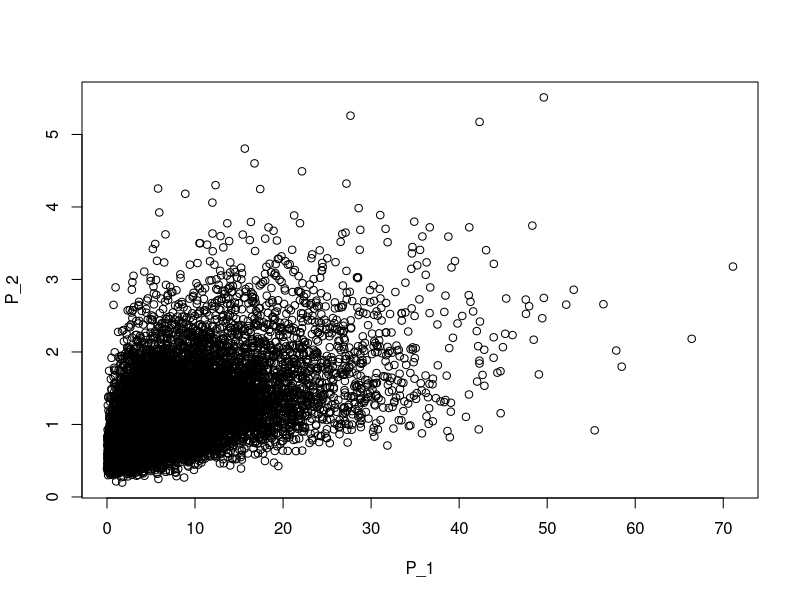
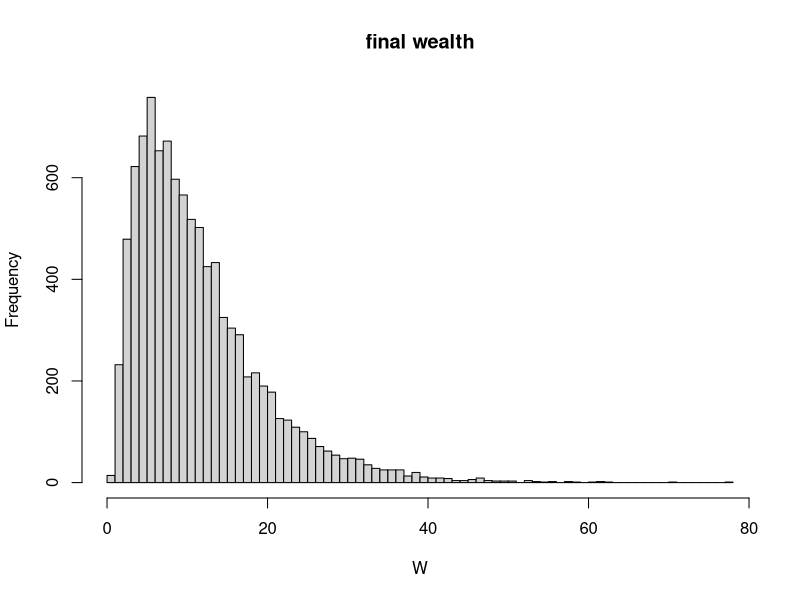
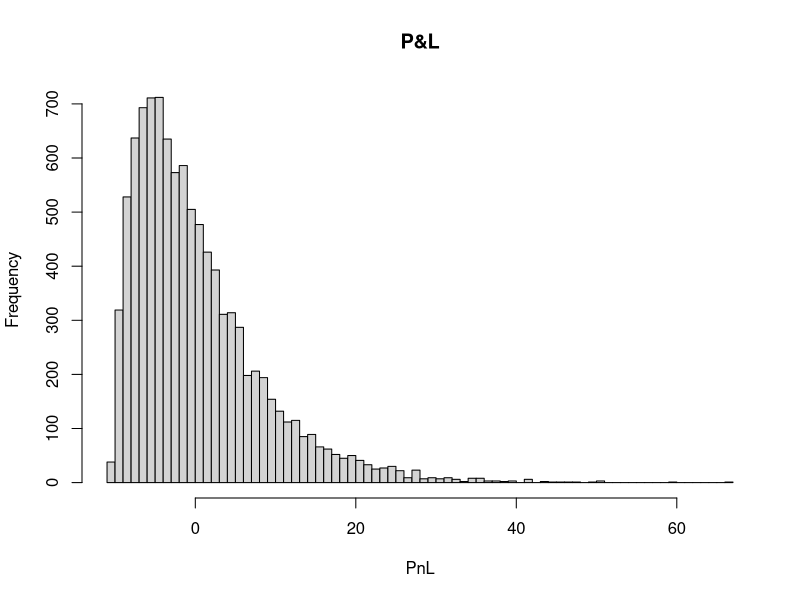
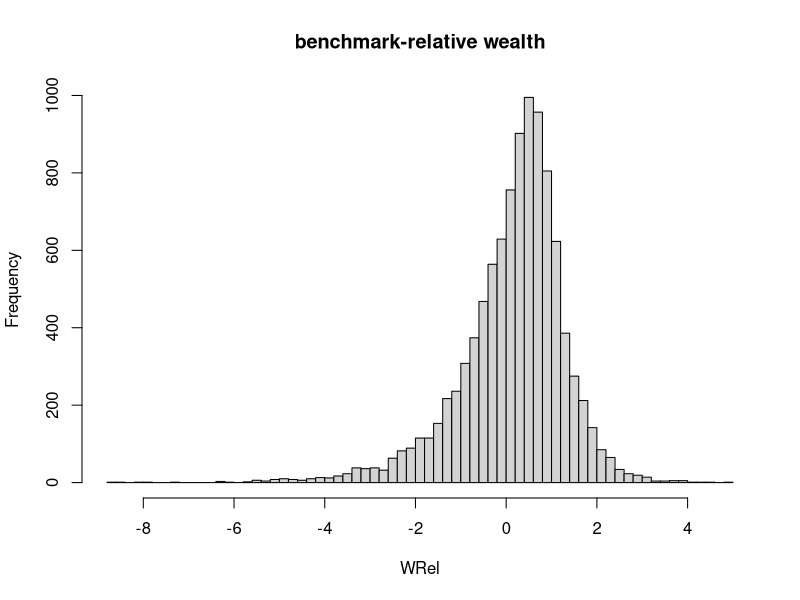

Write the R code that produced these figures, in order.
library(mvtnorm);
#' This script familiarizes the users with the objectives of different investors in a highly 
#' non-normal bi-variate  market of securities, as described in A. Meucci,"Risk and Asset 
#' Allocation",Springer, 2005,  Chapter 5.  
#'
#' @references
#' \url{http://symmys.com/node/170}
#' See Meucci's script for "S_InvestorsObjective.m"
#
#' @author Xavier Valls \email{flamejat@@gmail.com}

##################################################################################################################
### Parameters of first marginal
nu_1 = 3;
s2_1 = 3;

# parameters of second marginal
mu_2 = 0.1;
s2_2 = 0.2;

# correlation in normal copula
r = 0.5;

# number of simulations
J = 10000;  

# portfolio allocation
a = matrix(c( 1, 2 ));

# benchmark allocation
b = matrix( c( 2, 1 )); 

##################################################################################################################
### Compute current prices
p_1 = nu_1 * s2_1;
p_2 = exp( mu_2 + 0.5 * s2_2 ^ 2 );
p = matrix( c( p_1, p_2 ));

##################################################################################################################
### Generate samnple of prices at the investment horizon
N = rmvnorm(J, cbind( 0, 0 ), rbind( c(1, r), c(r, 1)));
N_1 = N[ , 1 ];
N_2 = N[ , 2 ];

U_1 = pnorm( N_1 );
U_2 = pnorm( N_2 );

aa = nu_1 / 2;
bb = 2 * s2_1;
P_1 = qgamma( U_1, aa, scale = bb);
P_2 = qlnorm( U_2, mu_2, sqrt(s2_2));

P = cbind( P_1, P_2 );

# generate sample of final wealth
W = P %*% a;

# generate sample of PnL
PnL = (P - matrix( 1, J, 1) %*% t( p )) %*% a;

# generate sample of benchmark-relative wealth
K = diag(1, 2) - p %*% t(b) / (t(b) %*% p)[1];
WRel = P %*% t(K) %*% a;

##################################################################################################################
### Plots
NumBins = round(10 * log(J));
dev.new();
plot(P_1, P_2, xlab = "P_1", ylab = "P_2" );

dev.new()
hist(W, NumBins, main = "final wealth");

dev.new();
hist(PnL, NumBins, main = "P&L");

dev.new();
hist(WRel, NumBins, main = "benchmark-relative wealth" );

